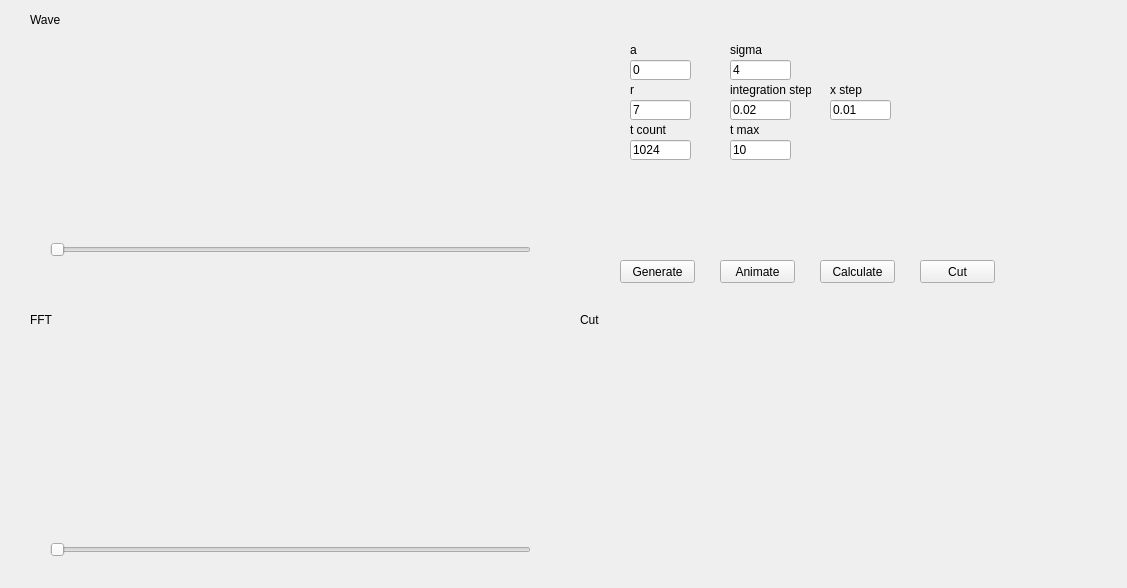
<?xml version="1.0" encoding="UTF-8"?>
<ui version="4.0">
 <class>MainWindow</class>
 <widget class="QMainWindow" name="MainWindow">
  <property name="geometry">
   <rect>
    <x>0</x>
    <y>0</y>
    <width>1127</width>
    <height>588</height>
   </rect>
  </property>
  <property name="windowTitle">
   <string>Gauss Noise Filter</string>
  </property>
  <widget class="QWidget" name="centralWidget">
   <widget class="QCustomPlot" name="wavePlot" native="true">
    <property name="geometry">
     <rect>
      <x>30</x>
      <y>30</y>
      <width>511</width>
      <height>211</height>
     </rect>
    </property>
   </widget>
   <widget class="QCustomPlot" name="fourierPlot" native="true">
    <property name="geometry">
     <rect>
      <x>30</x>
      <y>330</y>
      <width>511</width>
      <height>211</height>
     </rect>
    </property>
   </widget>
   <widget class="QLabel" name="label_10">
    <property name="geometry">
     <rect>
      <x>630</x>
      <y>40</y>
      <width>51</width>
      <height>20</height>
     </rect>
    </property>
    <property name="text">
     <string>a</string>
    </property>
   </widget>
   <widget class="QPushButton" name="genButton">
    <property name="geometry">
     <rect>
      <x>620</x>
      <y>260</y>
      <width>75</width>
      <height>23</height>
     </rect>
    </property>
    <property name="text">
     <string>Generate</string>
    </property>
   </widget>
   <widget class="QLabel" name="label_11">
    <property name="geometry">
     <rect>
      <x>30</x>
      <y>10</y>
      <width>71</width>
      <height>20</height>
     </rect>
    </property>
    <property name="text">
     <string>Wave</string>
    </property>
   </widget>
   <widget class="QLineEdit" name="aEdit">
    <property name="geometry">
     <rect>
      <x>630</x>
      <y>60</y>
      <width>61</width>
      <height>20</height>
     </rect>
    </property>
    <property name="text">
     <string>0</string>
    </property>
   </widget>
   <widget class="QLineEdit" name="sigmaEdit">
    <property name="geometry">
     <rect>
      <x>730</x>
      <y>60</y>
      <width>61</width>
      <height>20</height>
     </rect>
    </property>
    <property name="text">
     <string>4</string>
    </property>
   </widget>
   <widget class="QLabel" name="label_12">
    <property name="geometry">
     <rect>
      <x>730</x>
      <y>40</y>
      <width>51</width>
      <height>20</height>
     </rect>
    </property>
    <property name="text">
     <string>sigma</string>
    </property>
   </widget>
   <widget class="QLabel" name="label_16">
    <property name="geometry">
     <rect>
      <x>30</x>
      <y>310</y>
      <width>51</width>
      <height>20</height>
     </rect>
    </property>
    <property name="text">
     <string>FFT</string>
    </property>
   </widget>
   <widget class="QPushButton" name="calcButton">
    <property name="geometry">
     <rect>
      <x>820</x>
      <y>260</y>
      <width>75</width>
      <height>23</height>
     </rect>
    </property>
    <property name="text">
     <string>Calculate</string>
    </property>
   </widget>
   <widget class="QSlider" name="waveSlider">
    <property name="geometry">
     <rect>
      <x>50</x>
      <y>240</y>
      <width>481</width>
      <height>20</height>
     </rect>
    </property>
    <property name="orientation">
     <enum>Qt::Horizontal</enum>
    </property>
   </widget>
   <widget class="QSlider" name="fourierSlider">
    <property name="geometry">
     <rect>
      <x>50</x>
      <y>540</y>
      <width>481</width>
      <height>20</height>
     </rect>
    </property>
    <property name="orientation">
     <enum>Qt::Horizontal</enum>
    </property>
   </widget>
   <widget class="QCustomPlot" name="cutPlot" native="true">
    <property name="geometry">
     <rect>
      <x>580</x>
      <y>330</y>
      <width>511</width>
      <height>211</height>
     </rect>
    </property>
   </widget>
   <widget class="QLabel" name="label_17">
    <property name="geometry">
     <rect>
      <x>580</x>
      <y>310</y>
      <width>51</width>
      <height>20</height>
     </rect>
    </property>
    <property name="text">
     <string>Cut</string>
    </property>
   </widget>
   <widget class="QPushButton" name="animateButton">
    <property name="geometry">
     <rect>
      <x>720</x>
      <y>260</y>
      <width>75</width>
      <height>23</height>
     </rect>
    </property>
    <property name="text">
     <string>Animate</string>
    </property>
   </widget>
   <widget class="QLineEdit" name="rEdit">
    <property name="geometry">
     <rect>
      <x>630</x>
      <y>100</y>
      <width>61</width>
      <height>20</height>
     </rect>
    </property>
    <property name="text">
     <string>7</string>
    </property>
   </widget>
   <widget class="QLineEdit" name="integrationStepEdit">
    <property name="geometry">
     <rect>
      <x>730</x>
      <y>100</y>
      <width>61</width>
      <height>20</height>
     </rect>
    </property>
    <property name="text">
     <string>0.02</string>
    </property>
   </widget>
   <widget class="QLabel" name="label_15">
    <property name="geometry">
     <rect>
      <x>730</x>
      <y>80</y>
      <width>81</width>
      <height>20</height>
     </rect>
    </property>
    <property name="text">
     <string>integration step</string>
    </property>
   </widget>
   <widget class="QLabel" name="label_18">
    <property name="geometry">
     <rect>
      <x>630</x>
      <y>80</y>
      <width>51</width>
      <height>20</height>
     </rect>
    </property>
    <property name="text">
     <string>r</string>
    </property>
   </widget>
   <widget class="QLineEdit" name="tCountEdit">
    <property name="geometry">
     <rect>
      <x>630</x>
      <y>140</y>
      <width>61</width>
      <height>20</height>
     </rect>
    </property>
    <property name="text">
     <string>1024</string>
    </property>
   </widget>
   <widget class="QLineEdit" name="tMaxEdit">
    <property name="geometry">
     <rect>
      <x>730</x>
      <y>140</y>
      <width>61</width>
      <height>20</height>
     </rect>
    </property>
    <property name="text">
     <string>10</string>
    </property>
   </widget>
   <widget class="QLabel" name="label_19">
    <property name="geometry">
     <rect>
      <x>730</x>
      <y>120</y>
      <width>51</width>
      <height>20</height>
     </rect>
    </property>
    <property name="text">
     <string>t max</string>
    </property>
   </widget>
   <widget class="QLabel" name="label_20">
    <property name="geometry">
     <rect>
      <x>630</x>
      <y>120</y>
      <width>51</width>
      <height>20</height>
     </rect>
    </property>
    <property name="text">
     <string>t count</string>
    </property>
   </widget>
   <widget class="QLineEdit" name="xStepEdit">
    <property name="geometry">
     <rect>
      <x>830</x>
      <y>100</y>
      <width>61</width>
      <height>20</height>
     </rect>
    </property>
    <property name="text">
     <string>0.01</string>
    </property>
   </widget>
   <widget class="QLabel" name="label_22">
    <property name="geometry">
     <rect>
      <x>830</x>
      <y>80</y>
      <width>51</width>
      <height>20</height>
     </rect>
    </property>
    <property name="text">
     <string>x step</string>
    </property>
   </widget>
   <widget class="QPushButton" name="cutButton">
    <property name="geometry">
     <rect>
      <x>920</x>
      <y>260</y>
      <width>75</width>
      <height>23</height>
     </rect>
    </property>
    <property name="text">
     <string>Cut</string>
    </property>
   </widget>
  </widget>
 </widget>
 <layoutdefault spacing="6" margin="11"/>
 <customwidgets>
  <customwidget>
   <class>QCustomPlot</class>
   <extends>QWidget</extends>
   <header>qcustomplot.h</header>
   <container>1</container>
  </customwidget>
 </customwidgets>
 <resources/>
 <connections/>
</ui>
